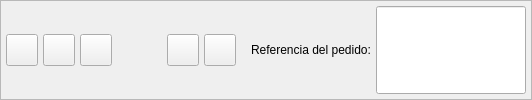
      <widget class="QFrame" name="frame_2" >
       <property name="frameShape" >
        <enum>QFrame::StyledPanel</enum>
       </property>
       <property name="frameShadow" >
        <enum>QFrame::Raised</enum>
       </property>
       <layout class="QHBoxLayout" >
        <property name="margin" >
         <number>5</number>
        </property>
        <property name="spacing" >
         <number>5</number>
        </property>
        <item>
         <widget class="QToolButton" name="mui_guardar" >
          <property name="minimumSize" >
           <size>
            <width>32</width>
            <height>32</height>
           </size>
          </property>
          <property name="maximumSize" >
           <size>
            <width>32</width>
            <height>32</height>
           </size>
          </property>
          <property name="toolTip" >
           <string>Guardar pedido</string>
          </property>
          <property name="whatsThis" >
           <string>Guardar pedido</string>
          </property>
          <property name="text" >
           <string/>
          </property>
          <property name="icon" >
           <iconset resource="../../bulmages.qrc" >:/Images/edit-save.svg</iconset>
          </property>
          <property name="iconSize" >
           <size>
            <width>32</width>
            <height>32</height>
           </size>
          </property>
          <property name="shortcut" >
           <string>Ctrl+S</string>
          </property>
         </widget>
        </item>
        <item>
         <widget class="QToolButton" name="mui_borrar" >
          <property name="minimumSize" >
           <size>
            <width>32</width>
            <height>32</height>
           </size>
          </property>
          <property name="maximumSize" >
           <size>
            <width>32</width>
            <height>32</height>
           </size>
          </property>
          <property name="toolTip" >
           <string>Borrar pedido</string>
          </property>
          <property name="whatsThis" >
           <string>Borrar pedido</string>
          </property>
          <property name="text" >
           <string/>
          </property>
          <property name="icon" >
           <iconset resource="../../bulmages.qrc" >:Images/edit-delete.svg</iconset>
          </property>
          <property name="iconSize" >
           <size>
            <width>32</width>
            <height>32</height>
           </size>
          </property>
          <property name="shortcut" >
           <string>Ctrl+D</string>
          </property>
         </widget>
        </item>
        <item>
         <widget class="QToolButton" name="mui_imprimir" >
          <property name="minimumSize" >
           <size>
            <width>32</width>
            <height>32</height>
           </size>
          </property>
          <property name="maximumSize" >
           <size>
            <width>32</width>
            <height>32</height>
           </size>
          </property>
          <property name="toolTip" >
           <string>Imprimir pedido</string>
          </property>
          <property name="whatsThis" >
           <string>Imprimir pedido</string>
          </property>
          <property name="text" >
           <string/>
          </property>
          <property name="icon" >
           <iconset resource="../../bulmages.qrc" >:/Images/document-print.svg</iconset>
          </property>
          <property name="iconSize" >
           <size>
            <width>32</width>
            <height>32</height>
           </size>
          </property>
          <property name="shortcut" >
           <string>Ctrl+P</string>
          </property>
         </widget>
        </item>
        <item>
         <spacer>
          <property name="orientation" >
           <enum>Qt::Horizontal</enum>
          </property>
          <property name="sizeType" >
           <enum>QSizePolicy::Fixed</enum>
          </property>
          <property name="sizeHint" >
           <size>
            <width>50</width>
            <height>21</height>
           </size>
          </property>
         </spacer>
        </item>
        <item>
         <widget class="QToolButton" name="mui_facturar" >
          <property name="enabled" >
           <bool>true</bool>
          </property>
          <property name="minimumSize" >
           <size>
            <width>32</width>
            <height>32</height>
           </size>
          </property>
          <property name="maximumSize" >
           <size>
            <width>32</width>
            <height>32</height>
           </size>
          </property>
          <property name="toolTip" >
           <string>Generar albaran a partir de este pedido</string>
          </property>
          <property name="whatsThis" >
           <string>Generar albaran a partir de este pedido</string>
          </property>
          <property name="text" >
           <string/>
          </property>
          <property name="icon" >
           <iconset resource="../../bulmages.qrc" >:/Bulmafact48x48/images/png/48x48/i_bulmages_compras_albaran.48x48.png</iconset>
          </property>
          <property name="iconSize" >
           <size>
            <width>32</width>
            <height>32</height>
           </size>
          </property>
         </widget>
        </item>
        <item>
         <widget class="QToolButton" name="mui_pagar" >
          <property name="enabled" >
           <bool>true</bool>
          </property>
          <property name="minimumSize" >
           <size>
            <width>32</width>
            <height>32</height>
           </size>
          </property>
          <property name="maximumSize" >
           <size>
            <width>32</width>
            <height>32</height>
           </size>
          </property>
          <property name="toolTip" >
           <string>Registrar pago a proveedor</string>
          </property>
          <property name="whatsThis" >
           <string>Registrar pago a proveedor</string>
          </property>
          <property name="text" >
           <string/>
          </property>
          <property name="icon" >
           <iconset resource="../../bulmages.qrc" >:/Bulmafact48x48/images/png/48x48/i_bulmages_pagos.48x48.png</iconset>
          </property>
          <property name="iconSize" >
           <size>
            <width>32</width>
            <height>32</height>
           </size>
          </property>
         </widget>
        </item>
        <item>
         <spacer>
          <property name="orientation" >
           <enum>Qt::Horizontal</enum>
          </property>
          <property name="sizeType" >
           <enum>QSizePolicy::Expanding</enum>
          </property>
          <property name="sizeHint" >
           <size>
            <width>10</width>
            <height>20</height>
           </size>
          </property>
         </spacer>
        </item>
        <item>
         <widget class="QLabel" name="textLabel1_2_2_3_2_2" >
          <property name="sizePolicy" >
           <sizepolicy>
            <hsizetype>1</hsizetype>
            <vsizetype>0</vsizetype>
            <horstretch>0</horstretch>
            <verstretch>0</verstretch>
           </sizepolicy>
          </property>
          <property name="text" >
           <string>Referencia del pedido:</string>
          </property>
          <property name="buddy" >
           <cstring>mui_refpedidoproveedor</cstring>
          </property>
         </widget>
        </item>
        <item>
         <widget class="BusquedaReferencia" name="mui_refpedidoproveedor" >
          <property name="sizePolicy" >
           <sizepolicy>
            <hsizetype>5</hsizetype>
            <vsizetype>13</vsizetype>
            <horstretch>0</horstretch>
            <verstretch>0</verstretch>
           </sizepolicy>
          </property>
          <property name="minimumSize" >
           <size>
            <width>150</width>
            <height>0</height>
           </size>
          </property>
         </widget>
        </item>
       </layout>
      </widget>
